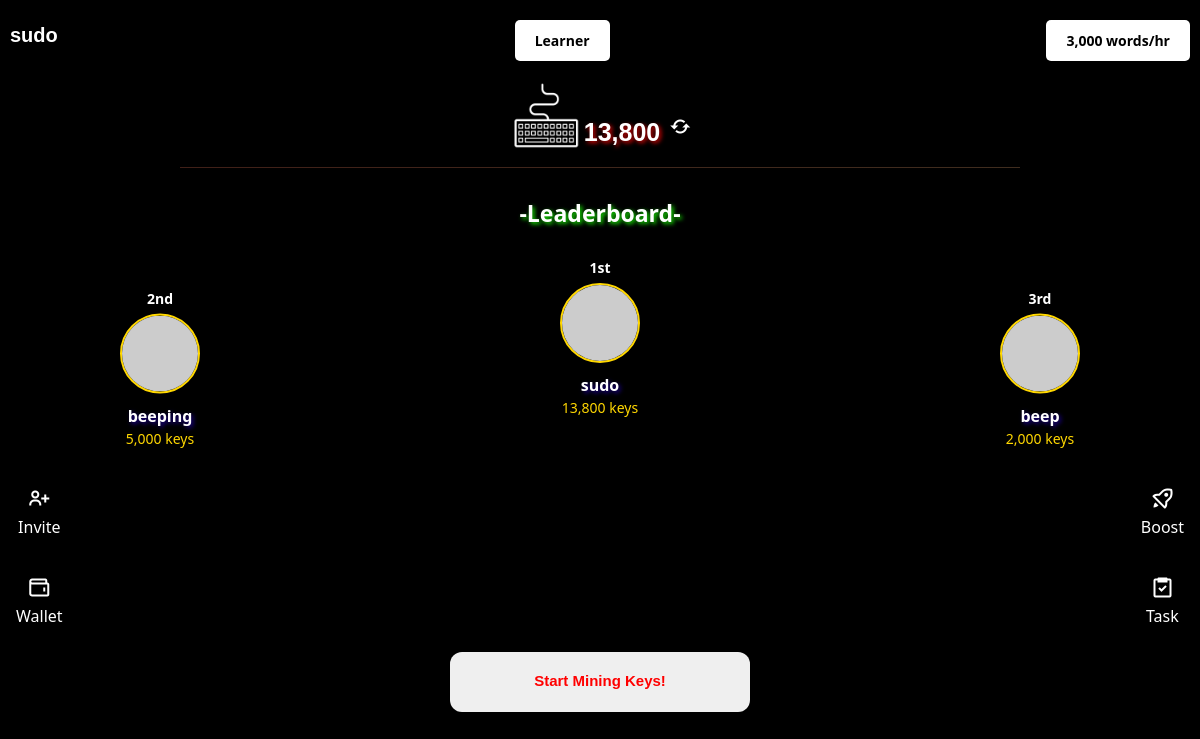
The app's page / (signed in), older data.
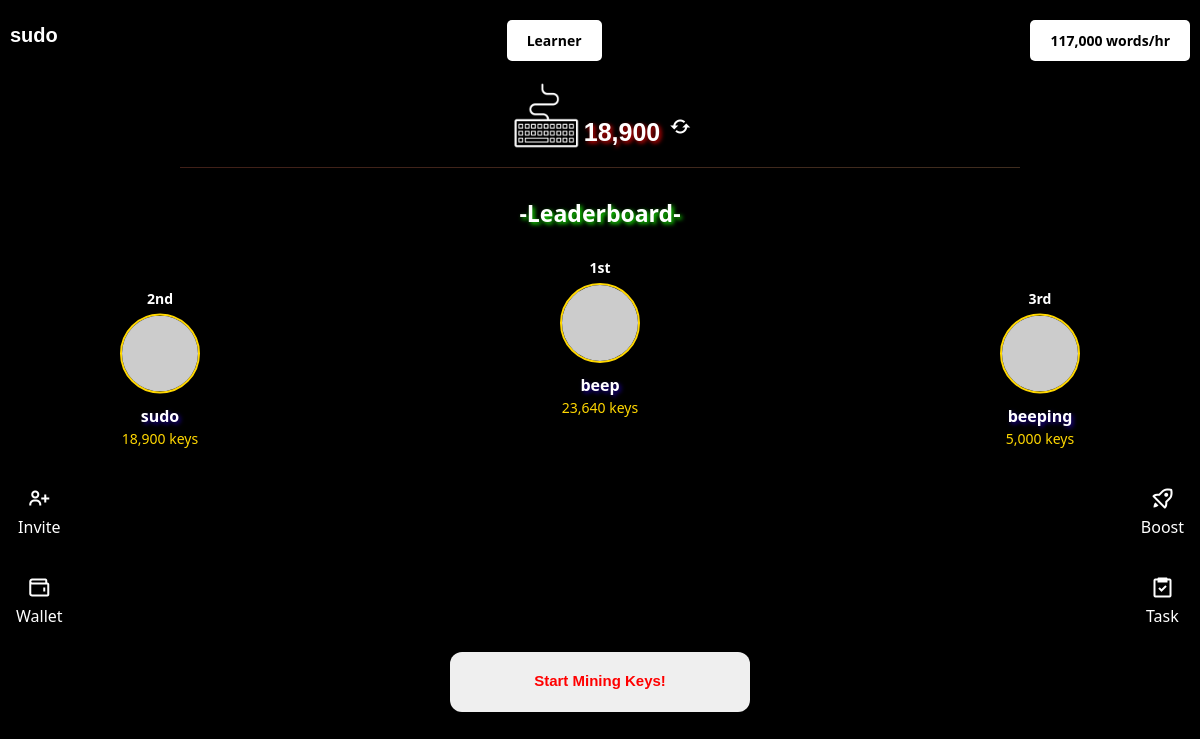
The same page, newer data.
### Cgame/models.py (models this page shows, shortened)
class CustomUser(AbstractBaseUser, PermissionsMixin):
    username = models.CharField(max_length=150, unique=True)
    email = models.EmailField(unique=True)
    is_active = models.BooleanField(default=True)
    is_admin = models.BooleanField(default=False)
    is_superuser = models.BooleanField(default=False)
    is_staff = models.BooleanField(default=False)
    USERNAME_FIELD = 'email'
    REQUIRED_FIELDS = ['username']  # Fields required for creating a superuser
    objects = CustomUserManager()
    def __str__(self):
        return self.username

class Mining(models.Model):
    user = models.OneToOneField('CustomUser', on_delete=models.CASCADE, related_name="mining")
    speed = models.PositiveIntegerField(default=3000, blank=True, null=True)  # Default mining speed

class Counter(models.Model):
    user = models.OneToOneField('CustomUser', on_delete=models.CASCADE, related_name="counter")
    value = models.PositiveBigIntegerField(default=0)

### Cgame/views.py (the view)
# urls.py: path('',views.home, name='home'),
@login_required
def home(request):
    mining_speed = request.user.mining.speed
    counter = request.user.counter
    user_balance = request.user.counter.value
    level = "Learner"
    if user_balance > 15000000:
        level = "newbie"
    if user_balance >= 24000000 :
        level = "Amature"
    if user_balance >= 100000000:
        level = "Pro"
    if user_balance >= 500000000:
        level = "Elite"
    players = Counter.objects.all().order_by('-value')[:3]  # Get top 10
    leaderboard = []
    if len(players) > 0:
        leaderboard.append({
            'rank': 1,
            'username': players[0].user.username,
            'balance': players[0].value
        })
    if len(players) > 1:
        leaderboard.append({
            'rank': 2,
            'username': players[1].user.username,
            'balance': players[1].value
        })
    if len(players) > 2:
        leaderboard.append({
            'rank': 3,
            'username': players[2].user.username,
            'balance': players[2].value
        })
    return render(request, 'pain.html', {'counter': counter,'mining_speed': mining_speed, 'level':level, 'leaderboard': leaderboard})

### Cgame/templates/pain.html (shortened to what this page needs)
{% load static %}
{% load humanize %}
<!DOCTYPE html>
<html lang="en">
<head>
    <link href="{% static 'css/bootstrap.min.css' %}" rel="stylesheet">
    <link rel="stylesheet" href="{% static 'css/boxicons.min.css' %}">
    <link rel="stylesheet" href="{% static 'css/pain.css' %}">
    <link rel="stylesheet" href="{% static 'css/popup.css' %}">
</head>
<body>
    <div class="app-container" id="app">
        <div class="top-row">
            <span class="username" style="font-family: arial;">{{request.user}}</span>
            <button class="top-button-2">{{level}}</button>
            <button class="top-button">{{request.user.mining.speed | intcomma}} words/hr</i></button>
        </div>
            <div class="counter-container">
              <img src="{% static 'images/header.png'%}" width="100" height="100" alt="Key Image">
              <span id="counter-value" class="balance">{{ counter.value | intcomma}}  </span>
              <button id="refresh-balance" class="refresh"></button>
            </div>
    <p class="leaderboard-text">-Leaderboard-</p>
    <div class="leaderboard-container">
        <div class="participant first-place" style="left: 50%;">
            <div class="rank">1st</div>
            <img src="https://via.placeholder.com/80" alt="First Place">
            <div class="name">{{ leaderboard.0.username }}</div>
            <div class="score">{{ leaderboard.0.balance|intcomma }} keys</div>
        </div>
        <div class="participant second-place">
            <div class="rank">2nd</div>
            <img src="https://via.placeholder.com/80" alt="Second Place">
            <div class="name">{{ leaderboard.1.username }}</div>
            <div class="score">{{ leaderboard.1.balance|intcomma }} keys</div>
        </div>
        <div class="participant third-place">
            <div class="rank">3rd</div>
            <img src="https://via.placeholder.com/80" alt="Third Place">
            <div class="name">{{ leaderboard.2.username }}</div>
            <div class="score">{{ leaderboard.2.balance|intcomma }} keys</div>
        </div>
    </div>
        <div class="avatar-lists">
            <div class="avatar-list avatar-list-left">
                <button>
                    <a href="#"><i class="bx bx-user-plus"></i></a>
                    <span>Invite</span>
                </button>
                <button>
                    <a href="wallet" class='ajax-link'><i class="bx bx-wallet"></i></a>
                    <span>Wallet</span>
                </button>
            </div>
            <div class="avatar-list avatar-list-right">
                <button>
                    <a href="boost/"><i class="bx bx-rocket"></i></a>
                    <span>Boost</span>
                </button>
                <button>
                    <a href="task"><i class="bx bx-task"></i></a>
                    <span>Task</span>
                </button>
            </div>
        </div>
         <div class="typing-box">
            <form id="counter-form" method="post" action="{% url 'increment_counter' %}">
                <button id="mine-btn-js" class="mine-btn">Start Mining Keys!</button>
            </form>
        </div>
    </div>
</body>
</html>

Row changes from the older to the newer data that the page shows:
changed CustomUser "sudo": user.mining.speed "3,000" → "117,000"
changed Counter: value "13,800" → "18,900"
Text that changed along with them:
{{ leaderboard.0.username }}: "sudo" → "beep"
{{ leaderboard.0.balance|intcomma }}: "13,800" → "23,640"
{{ leaderboard.1.username }}: "beeping" → "sudo"
{{ leaderboard.1.balance|intcomma }}: "5,000" → "18,900"
{{ leaderboard.2.username }}: "beep" → "beeping"
{{ leaderboard.2.balance|intcomma }}: "2,000" → "5,000"
